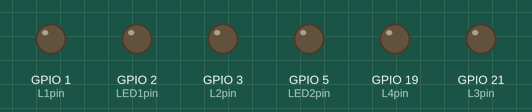
Bench run of a sketch on a simulated ESP32. On the bench: output pins drawn as LEDs (lit = HIGH). WiFi joins after 1.5 s; servers stay silent unless stated; random numbers use the default seed unless the sketch sets one; what the sketch prints to the serial monitor is not drawn.

Above: at 0.1 s.
At 2.2 s:
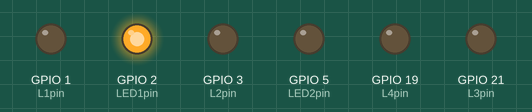
At 39.21 s:
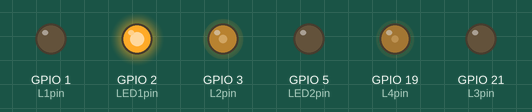
Timing chart, 0 to 40.0 s (numbered marks = the images above):
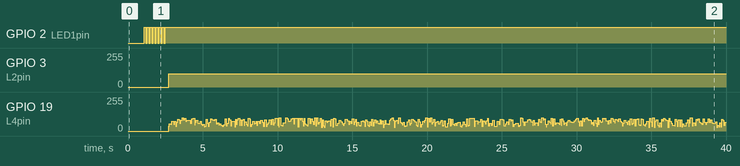

The sketch:

ESP32_MOSFET_natale.ino
```cpp
#include <WiFi.h>
#include <WebServer.h>

//**************************************************
// Nodi utilizzati:
//**************************************************
// 21   ESP8266   Relay           Luci esterne
// 22   ESP82     scheda mosfet   Luci Natale
//**************************************************

WebServer server(80);

// Setup IP
IPAddress local_IP(192, 168, 1, 22);
IPAddress gateway(192, 168, 1, 1);
IPAddress subnet(255, 255, 255, 0);

// Replace with your network credentials
const char* ssid = "PistoniHome";
const char* password = "giaco1iren1dario";

uint8_t LED1pin = 2;
bool LED1status = LOW;

uint8_t LED2pin = 5;
bool LED2status = LOW;

const uint8_t L1pin = 1;
const uint8_t L2pin = 3;
const uint8_t L3pin = 21;
const uint8_t L4pin = 19;
uint8_t CH1 = 1;
uint8_t CH2 = 2;
uint8_t CH3 = 3;
uint8_t CH4 = 4;

// TIMING
unsigned long last_io = millis();
unsigned long ledValue = 0;

//declare reset function @ address 0
void(*resetFunc) (void) = 0;

void handleRoot();
void handleNotFound();

void setup(void)
{
  Serial.begin(115200);
  delay(1000);

  // Init
  pinMode(LED1pin, OUTPUT);
  pinMode(LED2pin, OUTPUT);

  // Setup Connessione //////////////////////////////////////////////////////////
  if (!WiFi.config(local_IP, gateway, subnet))
  {
    Serial.println("STA Failed to configure");
  }
  Serial.println("Connecting to single wifi..");

  // Wait for multiple connection
  Serial.print("Try to Connect to WIFI");
  Serial.println(ssid);
  WiFi.begin(ssid, password);

  unsigned long tout = millis() + 25000;
  while (WiFi.status() != WL_CONNECTED && millis() < tout)
  {
    Serial.print(".");
    digitalWrite(LED1pin, LOW);
    delay(100);
    digitalWrite(LED1pin, HIGH);
    delay(100);
  }

  Serial.println("");
  Serial.println("WiFi connected!");
  Serial.print(ssid);
  Serial.print("IP address: ");
  Serial.println(WiFi.localIP());
  Serial.print("ESP Mac Address: ");
  Serial.println(WiFi.macAddress());
  Serial.print("Subnet Mask: ");
  Serial.println(WiFi.subnetMask());
  Serial.print("Gateway IP: ");
  Serial.println(WiFi.gatewayIP());
  Serial.print("DNS: ");
  Serial.println(WiFi.dnsIP());

  //risponditore
  server.on("/", HTTP_GET, handleRoot);

  //risponditore
  server.on("/inline", HTTP_GET, []() {
    server.send(200, "text/plain", "this works as well");
  });

  //risponditore not found
  server.onNotFound(handleNotFound);

  server.begin();
  Serial.println("Server ready..");

  // SETUP
  ledcAttachPin(L1pin, CH1);
  ledcAttachPin(L2pin, CH2);
  ledcAttachPin(L3pin, CH3);
  ledcAttachPin(L4pin, CH4);

  ledcSetup(CH1, 5000, 8);
  ledcSetup(CH2, 5000, 8);
  ledcSetup(CH3, 5000, 8);
  ledcSetup(CH4, 5000, 8);
}


void loop(void)
{
  //// SERVER
  server.handleClient();

  if (WiFi.status() != WL_CONNECTED)
  {
    Serial.print(millis() / 1000.0);
    Serial.println("RESET WIFI DISCONNECTED");
    resetFunc();
  }

  // FUNZIONE
  float T = (millis() / 1000.0) / 20.0;
  while (T > 24) T -= 24;

  const float t0 = 5;
  const float t1 = 10;
  const float t2 = 15;
  const float t3 = 20;

  ////////////////////////////////////////////////////////////////////////////////////////////////
  int L1 = 0;
  if (T > (t1+1) && T < (t2-1))    L1 = 255;
  if (T >= (t0+1) && T < (t1+1) )  L1 = (T - t0) * 255 / (t1 - t0);
  if (T >= (t2-1) && T < (t3+1) )  L1 = 255 - (T - t2) * 255 / (t3 - t2);
  ////////////////////////////////////////////////////////////////////////////////////////////////
  int L2 = 0;
  if (T < t0) L2 = 100;
  if (T > t3) L2 = 100;
  if (T >= t0  && T < t1)  L2 = 100 - (T - t0) * 100 / (t1 - t0);
  if (T >= t2 && T < t3 )  L2 = (T - t2) * 100 / (t3 - t2);
  ////////////////////////////////////////////////////////////////////////////////////////////////
  int L3 = 0;
  if (T > (t0 - 2) && T < (t1 - 2)) L3 = 255;
  if (T > (t2 + 2)) L3 = 255;
  ////////////////////////////////////////////////////////////////////////////////////////////////
  int L4 = 0;
  if (T < t1) {
    L4 = random(30, 100);
    delay(random(50, 100));
  }
  if (T > t2)  {
    L4 = random(30, 100);
    delay(random(50, 100));
  }

  ////////////////////////////////////////////////////////////////////////////////////////////////
  ledcWrite(CH1, L1 );
  ledcWrite(CH2, L2 );
  ledcWrite(CH3, L3 );
  ledcWrite(CH4, L4 );

  if ( millis() % 1000 == 0)
  {
    digitalWrite(LED1pin, ledValue);
    ledValue = !ledValue;
    Serial.print(T);
    Serial.print(" ; ");
    Serial.println(L1);
  }
}


//***************************************************************************
void handleRoot()
{
  //  //Lista dei comandi accettati
  //  for (uint8_t i = 0; i < server.args(); i++)
  //  {
  //    String sname = server.argName(i);
  //    int value = server.arg(i).toInt();
  //
  //    if ( sname == "L1" ) relay[0] = value;
  //    if ( sname == "L2" ) relay[1] = value;
  //    if ( sname == "L3" ) relay[2] = value;
  //    if ( sname == "L4" ) relay[3] = value;
  //    if ( sname == "L5" ) relay[4] = value;
  //    if ( sname == "L6" ) relay[5] = value;
  //    if ( sname == "L7" ) relay[6] = value;
  //    if ( sname == "L8" ) relay[7] = value;
  //  }
  //
  //  // Update Relay
  //  for (int i = 0; i < 8; i++)
  //  {
  //    if (gpio_relay[i] > 0)  digitalWrite(gpio_relay[i], !relay[i]);
  //  };
  //
  //  String message = "Done\n\n";
  //  for (uint8_t i = 0; i < server.args(); i++)
  //  {
  //    message += " " + server.argName(i) + ": " + server.arg(i) + "\n";
  //  }
  //  server.send(200, "text/plain", message);
  //
  //  Serial.println(message);
  //  digitalWrite(LED1pin, ledValue);
  //  ledValue = !ledValue;
}

//***************************************************************************
void handleNotFound()
{
  //  String message = "File Not Found\n\n";
  //  message += "URI: ";
  //  message += server.uri();
  //  message += "\nMethod: ";
  //  message += (server.method() == HTTP_GET) ? "GET" : "POST";
  //  message += "\nArguments: ";
  //  message += server.args();
  //  message += "\n";
  //  for (uint8_t i = 0; i < server.args(); i++)
  //  {
  //    message += " " + server.argName(i) + ": " + server.arg(i) + "\n";
  //  }
  //  server.send(404, "text/plain", message);
  //
  //  Serial.println(server.uri());
  //  digitalWrite(LED1pin, ledValue);
  //  ledValue = !ledValue;
}
```

Measured:
- by itself, GPIO 3 (L2pin): 0/255 → 100/255 at 2.7 s
